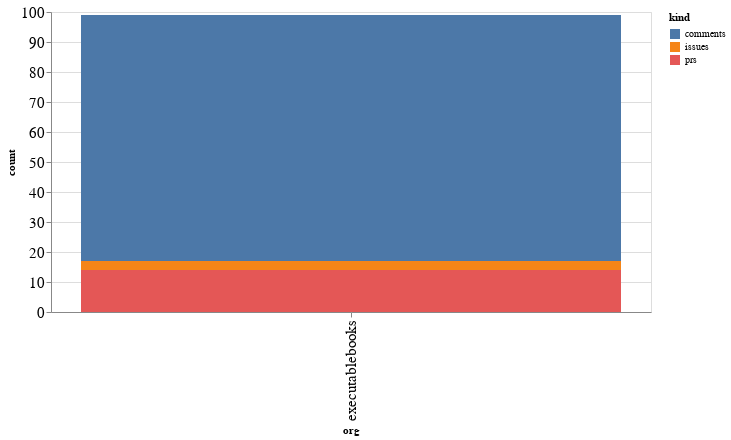

Here is the notebook cell this chart was saved with:
### Code cell
alt.Chart(org_summaries, width=600).mark_bar().encode(
    x='org',
    y='count',
    color='kind',
    tooltip="org"
)

### Figure 1 — Vega-Lite specification as saved in the notebook (floating-point values rounded to 4 significant figures)
{"config": {"axisLeft": {"labelFontSize": 15}, "axisBottom": {"labelFontSize": 15}}, "data": {"name": "data-074dc73147052ce271e767384a144b11"}, "mark": "bar", "encoding": {"color": {"type": "nominal", "field": "kind"}, "tooltip": {"type": "nominal", "field": "org"}, "x": {"type": "nominal", "field": "org"}, "y": {"type": "quantitative", "field": "count"}}, "width": 600, "$schema": "https://vega.github.io/schema/vega-lite/v4.8.1.json", "datasets": {"data-074dc73147052ce271e767384a144b11": [{"org": "executablebooks", "kind": "comments", "count": 82}, {"org": "executablebooks", "kind": "issues", "count": 3}, {"org": "executablebooks", "kind": "prs", "count": 14}]}}
